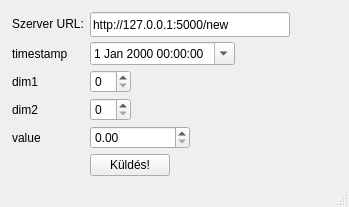
<?xml version="1.0" encoding="UTF-8"?>
<ui version="4.0">
 <class>MainWindow</class>
 <widget class="QMainWindow" name="MainWindow">
  <property name="geometry">
   <rect>
    <x>0</x>
    <y>0</y>
    <width>349</width>
    <height>207</height>
   </rect>
  </property>
  <property name="windowTitle">
   <string>MainWindow</string>
  </property>
  <widget class="QWidget" name="centralwidget">
   <layout class="QFormLayout" name="formLayout">
    <property name="fieldGrowthPolicy">
     <enum>QFormLayout::FieldsStayAtSizeHint</enum>
    </property>
    <property name="verticalSpacing">
     <number>5</number>
    </property>
    <property name="leftMargin">
     <number>12</number>
    </property>
    <property name="topMargin">
     <number>12</number>
    </property>
    <property name="rightMargin">
     <number>12</number>
    </property>
    <item row="0" column="0">
     <widget class="QLabel" name="label_5">
      <property name="text">
       <string>Szerver URL:</string>
      </property>
     </widget>
    </item>
    <item row="0" column="1">
     <widget class="QLineEdit" name="url">
      <property name="sizePolicy">
       <sizepolicy hsizetype="Expanding" vsizetype="Expanding">
        <horstretch>0</horstretch>
        <verstretch>0</verstretch>
       </sizepolicy>
      </property>
      <property name="minimumSize">
       <size>
        <width>200</width>
        <height>0</height>
       </size>
      </property>
      <property name="text">
       <string>http://127.0.0.1:5000/new</string>
      </property>
      <property name="cursorPosition">
       <number>0</number>
      </property>
     </widget>
    </item>
    <item row="1" column="0">
     <widget class="QLabel" name="label">
      <property name="text">
       <string>timestamp</string>
      </property>
     </widget>
    </item>
    <item row="1" column="1">
     <widget class="QDateTimeEdit" name="timestamp">
      <property name="calendarPopup">
       <bool>true</bool>
      </property>
     </widget>
    </item>
    <item row="2" column="0">
     <widget class="QLabel" name="label_2">
      <property name="text">
       <string>dim1</string>
      </property>
     </widget>
    </item>
    <item row="2" column="1">
     <widget class="QSpinBox" name="dim1"/>
    </item>
    <item row="3" column="0">
     <widget class="QLabel" name="label_3">
      <property name="text">
       <string>dim2</string>
      </property>
     </widget>
    </item>
    <item row="3" column="1">
     <widget class="QSpinBox" name="dim2"/>
    </item>
    <item row="4" column="0">
     <widget class="QLabel" name="label_4">
      <property name="text">
       <string>value</string>
      </property>
     </widget>
    </item>
    <item row="4" column="1">
     <widget class="QDoubleSpinBox" name="value">
      <property name="minimumSize">
       <size>
        <width>100</width>
        <height>0</height>
       </size>
      </property>
      <property name="maximum">
       <double>999999999.000000000000000</double>
      </property>
     </widget>
    </item>
    <item row="5" column="1">
     <widget class="QPushButton" name="send">
      <property name="text">
       <string>Küldés!</string>
      </property>
     </widget>
    </item>
   </layout>
  </widget>
  <widget class="QStatusBar" name="statusbar"/>
 </widget>
 <resources/>
 <connections/>
</ui>
